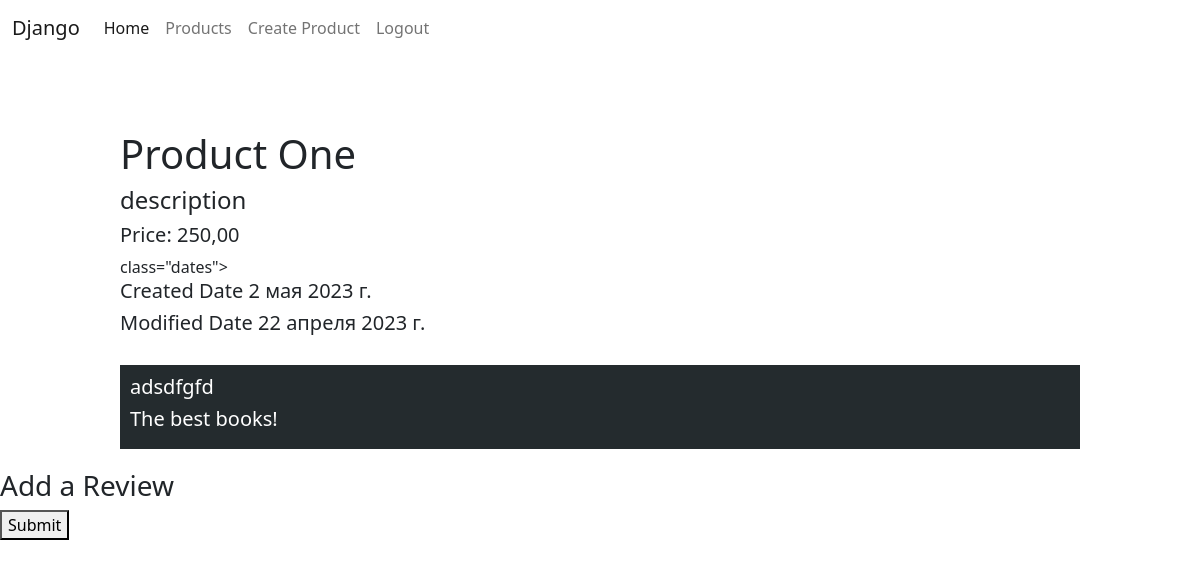
The page /products/1/ on the database as committed earlier.
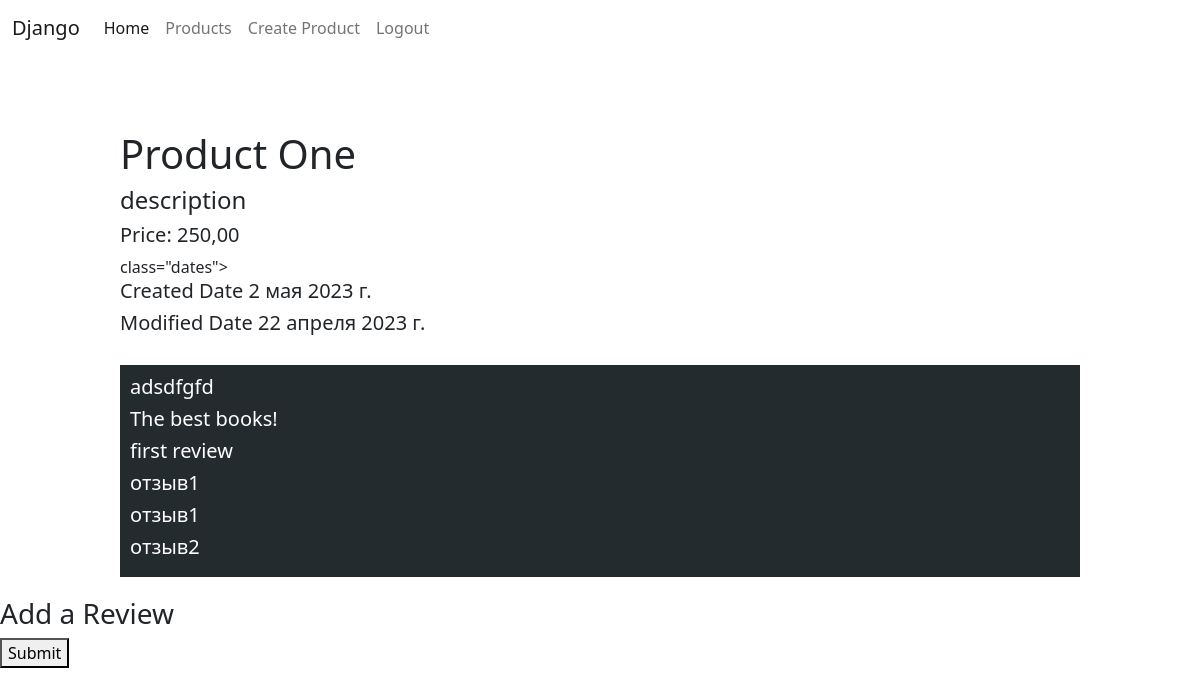
The same page on the database as committed later.
### products/models.py (models this page shows, shortened)
class Product(models.Model):
    name = models.CharField(max_length=100)
    description = models.TextField()
    price = models.DecimalField(max_digits=10, decimal_places=2)
    image = models.ImageField(blank=True, null=True)
    created_date = models.DateField(auto_now=True)
    modified_date = models.DateField(auto_now_add=True)

class Review(models.Model):
    text = models.CharField(max_length=256)
    product = models.ForeignKey(Product, on_delete=models.CASCADE)

### products/views.py (the view, shortened to what this page needs)
# urls.py: path('products/<int:id>/', product_detail_view),
def product_detail_view(request, id):
    if request.method == 'GET':
        product = Product.objects.get(id=id)
        context = {
            'product': product,
            'review': product.review_set.all(),
            'form': ReviewCreateForm,
            'user': request.user
        }
        return render(request, 'products/detail.html', context=context)

### templates/products/detail.html (shortened to what this page needs)
{% extends 'layouts/index.html' %}
{% block content %}
    <div class="product_block">
        <div class="info">
            <h1>{{ product.name }}</h1>
            <h4>{{ product.description }}</h4>
            <h5>Price: {{ product.price }}</h5>
            <div> class="dates">
                <h5>Created Date {{ product.created_date }}</h5>
                <h5>Modified Date {{ product.modified_date }}</h5>
            </div>
        </div>
        <div class="reviews">
            {% for revie in review %}
                <div class="review_block">
                    <h5>{{ revie.text }}</h5>
                </div>
            {% endfor %}
        </div>
    </div>
  <h3>Add a Review</h3>
  <form method="post">
    <button type="submit">Submit</button>
  </form>
{% endblock %}

### templates/layouts/index.html (shortened to what this page needs)
<!doctype html>
<html lang="en">
<head>
    <title>OnlainStore</title> <link rel="stylesheet" href="https://cdn.jsdelivr.net/npm/bootstrap@5.2.3/dist/css/bootstrap.min.css">
</head>
<body>
<nav class="navbar navbar-expand-lg bg-body-tertiary">
  <div class="container-fluid">
    <a class="navbar-brand" href="#">Django</a>
    <div class="collapse navbar-collapse" id="navbarNav">
      <ul class="navbar-nav">
        <li class="nav-item">
          <a class="nav-link active" aria-current="page" href="/">Home</a>
        </li>
        <li class="nav-item">
          <a class="nav-link" href="/products">Products</a>
        </li>
          {% if not user.is_ananymous %}
              <li class="nav-item">
                  <a class="nav-link" href="/products/create/">Create Product</a>
              </li>
              <li class="nav-item">
                  <a class="nav-link " href="/users/logout/">Logout</a>
              </li>
          {% endif %}
      </ul>
    </div>
  </div>
</nav>
</body>
</html>
{% block content %}
{% endblock %}

### templates/products/detail.html (style rules this page uses)
.product_block { width: 80%; margin-left: 10%; margin-top: 50px; }
.reviews { margin-top: 30px; }
.reviews { background: #242b2e; margin-bottom: 20px; color: #ffffff; padding: 10px; }

Rows that differ between the two databases and show on the page:
added Review: text "first review"
added Review: text "отзыв1"
added Review: text "отзыв1"
added Review: text "отзыв2"
